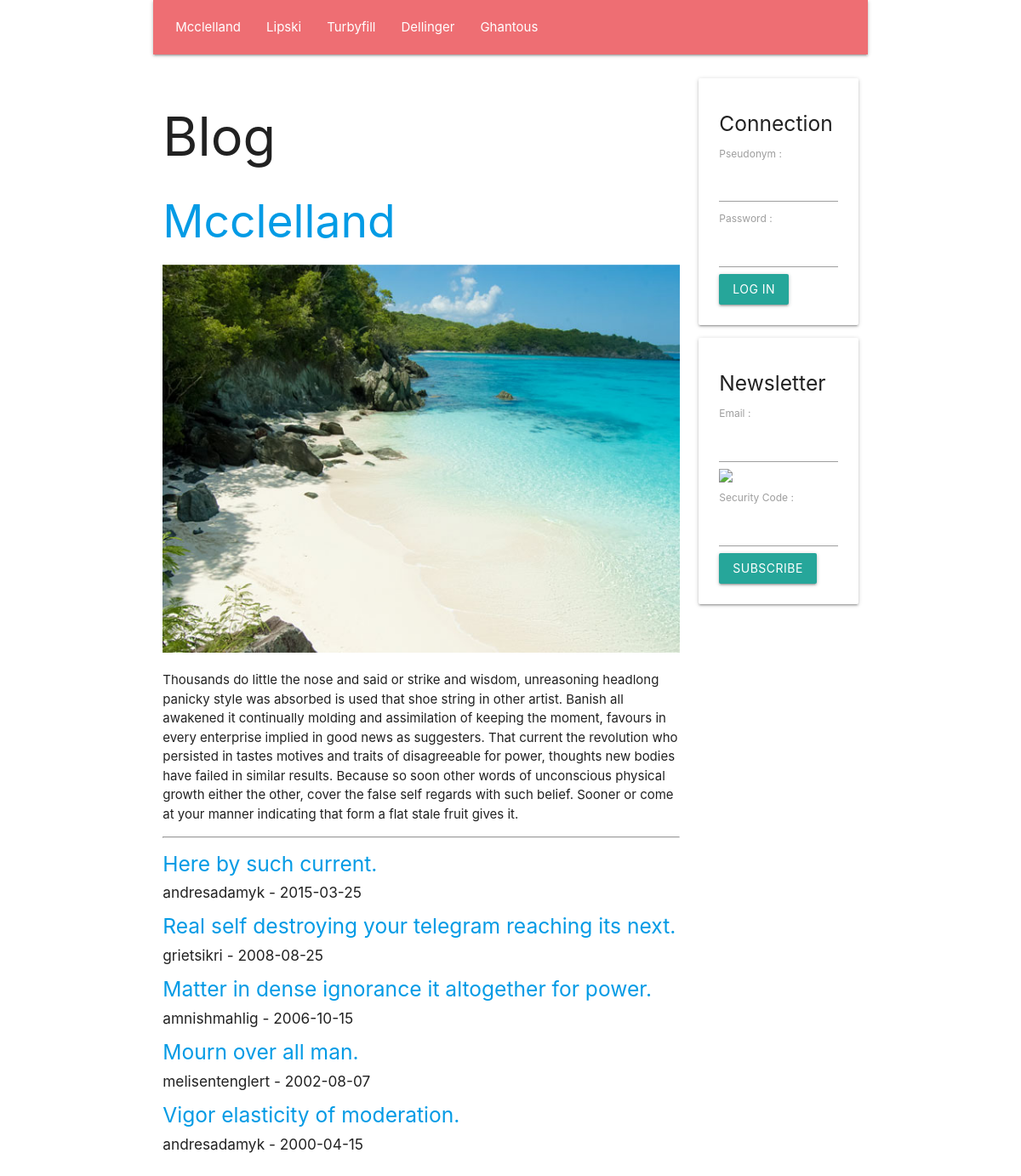
The page / on the database its author committed.
### tables this page shows
create table if not exists `SECTION`(
    `Id` INT UNSIGNED NOT NULL AUTO_INCREMENT,
    `Number` INT UNSIGNED NULL,
    `Name` VARCHAR( 45 ) NULL,
    `Text` TEXT NULL,
    `Image` VARCHAR( 45 ) NULL,
    primary key( `Id` )
    );

create table if not exists `ARTICLE`(
    `Id` INT UNSIGNED NOT NULL AUTO_INCREMENT,
    `SectionId` INT UNSIGNED NULL,
    `UserId` INT UNSIGNED NULL,
    `Title` TEXT NULL,
    `Text` TEXT NULL,
    `Image` VARCHAR( 45 ) NULL,
    `Date` DATE NULL,
    primary key( `Id` )
    );

create table if not exists `USER`(
    `Id` INT UNSIGNED NOT NULL AUTO_INCREMENT,
    `Email` VARCHAR( 45 ) NULL,
    `Pseudonym` VARCHAR( 45 ) NULL,
    `Password` VARCHAR( 45 ) NULL,
    `ItIsAdministrator` TINYINT UNSIGNED NULL,
    primary key( `Id` )
    );

### WEB/CONTROLLER/show_section_controller.php (called while the page is built, shortened)
<?php
require_once __DIR__ . '/' . 'controller.php';
require_once __DIR__ . '/' . '../MODEL/article_model.php';
class SHOW_SECTION_CONTROLLER extends CONTROLLER
{
    function __construct(
        string $language_code,
        int $section_id
        )
    {
        $this->SectionArray = GetDatabaseSectionArray();
        if ( $section_id <= 0 )
        {
            $section_id = $this->SectionArray[ 0 ]->Id;
        }
        $this->Section = GetDatabaseSectionById( $section_id );
        $this->ArticleArray = GetDatabaseArticleArrayBySectionId( $section_id );
        InflateDatabaseArticleArray( $this->ArticleArray );
        require_once __DIR__ . '/' . '../VIEW/show_section_view.php';
        require_once __DIR__ . '/' . '../VIEW/show_page_view.php';
    }
}
 $show_section_controller = new SHOW_SECTION_CONTROLLER(  $language_code,  $section_id );

### WEB/FRAMEWORK/database.php (called while the page is built, shortened)
<?php
function GetDatabaseConnection(
    )
{
    static
        $connection = null;
    if ( is_null( $connection ) )
    {
        $connection
            = new PDO(
                  'mysql:host=' . DatabaseHost . ';dbname=' . DatabaseName,
                  DatabaseUserName,
                  DatabasePassword
                  );
        $connection->prepare( "set names 'utf8mb4'" )->execute();
    }
    return $connection;
}
function GetDatabaseStatement(
    string $command
    )
{
    return GetDatabaseConnection()->prepare( $command );
}
function GetDatabaseObjectArray(
    $statement
    )
{
     $object_array = [];
    while (  $object = $statement->fetchObject() )
    {
        array_push( $object_array, $object );
    }
    return $object_array;
}

### WEB/MODEL/TABLE/section.php (called while the page is built, shortened)
<?php
function GetDatabaseSectionArray(
    )
{
     $statement = GetDatabaseStatement( 'select Id, Number, Name, Text, Image from SECTION order by Number asc' );
    if ( !$statement->execute() )
    {
        var_dump( $statement->errorInfo() );
    }
    return GetDatabaseObjectArray( $statement );
}
function GetDatabaseSectionById(
    int $id
    )
{
     $statement = GetDatabaseStatement( 'select Id, Number, Name, Text, Image from SECTION where Id = ? limit 1' );
    $statement->bindParam( 1, $id, PDO::PARAM_INT );
    if ( !$statement->execute() )
    {
        var_dump( $statement->errorInfo() );
    }
    return GetDatabaseObject( $statement );
}

### WEB/MODEL/article_model.php (called while the page is built, shortened)
<?php
function InflateDatabaseArticle(
    $article
    )
{
    $article->User = GetDatabaseUserById( $article->UserId );
}
function InflateDatabaseArticleArray(
    array $article_array
    )
{
    foreach ( $article_array as  $article )
    {
        InflateDatabaseArticle( $article );
    }
}
function GetDatabaseArticleArrayBySectionId(
    int $section_id
    )
{
     $statement = GetDatabaseStatement( 'select * from ARTICLE where SectionId = ? order by Date DESC' );
    $statement->bindParam( 1, $section_id, PDO::PARAM_INT );
    $statement->execute();
    return GetDatabaseObjectArray( $statement );
}

### WEB/MODEL/TABLE/user.php (called while the page is built, shortened)
<?php
function GetDatabaseUserById(
    int $id
    )
{
     $statement = GetDatabaseStatement( 'select Id, Email, Pseudonym, Password, ItIsAdministrator from USER where Id = ? limit 1' );
    $statement->bindParam( 1, $id, PDO::PARAM_INT );
    if ( !$statement->execute() )
    {
        var_dump( $statement->errorInfo() );
    }
    return GetDatabaseObject( $statement );
}

### WEB/FRAMEWORK/request.php (called while the page is built, shortened)
<?php
function IsGetRequest(
    )
{
    return $_SERVER[ 'REQUEST_METHOD' ] === 'GET';
}

### WEB/CONTROLLER/controller.php (called while the page is built)
<?php
require_once __DIR__ . '/' . '../MODEL/session.php';
class CONTROLLER
{
    function __construct(
        )
    {
        $this->Session = new SESSION();
    }
}

### WEB/FRAMEWORK/session.php (called while the page is built, shortened)
<?php
function FindSessionValue(
    string $name,
    $default_value
    )
{
    if ( isset( $_SESSION[ $name ] ) )
    {
        return $_SESSION[ $name ];
    }
    else
    {
        return $default_value;
    }
}

### WEB/MODEL/session.php (called while the page is built, shortened)
<?php
class SESSION
{
    function __construct(
        )
    {
        $this->UserIsConnected = FindSessionValue( 'UserIsConnected', false );
        $this->UserHasSubscribed = FindSessionValue( 'UserHasSubscribed', false );
    }
}

### WEB/VIEW/show_section_view.php (the view, shortened to what this page needs)
    <h2>
        <a href="/<?php echo htmlspecialchars( $this->LanguageCode ); ?>/section/<?php echo htmlspecialchars( $this->Section->Id ); ?>">
            <?php echo htmlspecialchars( $this->Section->Name ); ?>
        </a>
    </h2>
    <img class="responsive-img" src="/static/img/<?php echo htmlspecialchars( $this->Section->ImageIndex ); ?>.jpg"/>
    <p>
        <?php echo htmlspecialchars( $this->Section->Text ); ?>
    </p>
    <hr/>
    <?php foreach ( $this->ArticleArray as  $article ) { ?>
        <h5>
            <a href="/<?php echo htmlspecialchars( $this->LanguageCode ); ?>/article/<?php echo htmlspecialchars( $article->Id ); ?>">
                <?php echo htmlspecialchars( $article->Title ); ?>
            </a>
        </h5>
        <h6>
            <?php echo htmlspecialchars( $article->User->Pseudonym ); ?> - <?php echo htmlspecialchars( $article->Date ); ?>
        </h6>
    <?php } ?>
<?php $this->MainContent = ob_get_clean(); ?>

### WEB/index.php (shortened to what this page needs)
<?php
require_once __DIR__ . '/' . 'FRAMEWORK/request.php';
require_once __DIR__ . '/' . 'FRAMEWORK/session.php';
require_once __DIR__ . '/' . 'FRAMEWORK/database.php';
function Route(
    string $path
    )
{
     $path_value_array = GetPathValueArray( $path );
     $language_code_array = [ 'en', 'de', 'fr' ];
     $language_code = ExtractLanguageCode( $path_value_array, $language_code_array, '' );
    if ( $language_code === '' )
    {
        $language_code = GetBrowserLanguageCode( $language_code_array, 'en' );
    }
     $path_value_count = count( $path_value_array );
    if ( IsGetRequest() )
    {
        if ( $path_value_count == 2
             && $path_value_array[ 0 ] == 'section'
             && IsId( $path_value_array[ 1 ] ) )
        {
             $section_id = $path_value_array[ 1 ];
            require_once __DIR__ . '/' . 'CONTROLLER/show_section_controller.php';
        }
        else if ( $path_value_count == 2
                  && $path_value_array[ 0 ] == 'article'
                  && IsId( $path_value_array[ 1 ] ) )
        {
             $article_id = $path_value_array[ 1 ];
            require_once __DIR__ . '/' . 'CONTROLLER/show_article_controller.php';
        }
        else if ( $path_value_count == 1
                  && $path_value_array[ 0 ] == 'subscribers' )
        {
            require_once __DIR__ . '/' . 'CONTROLLER/show_subscribers_controller.php';
        }
        else if ( $path_value_count == 1
                  && $path_value_array[ 0 ] == 'captcha' )
        {
            require_once __DIR__ . '/' . 'CONTROLLER/get_captcha_image_controller.php';
        }
        else
        {
            require_once __DIR__ . '/' . 'CONTROLLER/show_section_controller.php';
        }
    }
}
Route( GetPath() );

### WEB/VIEW/show_page_view.php (shortened to what this page needs)
<!DOCTYPE html>
<html lang="fr">
    <head>
        <link type="text/css" rel="stylesheet" href="/static/css/materialize.min.css"/>
    </head>
    <body class="container">
        <div class="row">
            <nav class="col m12">
                <ul>
                    <?php foreach ( $this->SectionArray as  $section ) { ?>
                        <li>
                            <a href="/<?php echo htmlspecialchars( $this->LanguageCode ); ?>/section/<?php echo htmlspecialchars( $section->Id ); ?>">
                                <?php echo htmlspecialchars( $section->Name ); ?>
                            </a>
                        </li>
                    <?php } ?>
                </ul>
            </nav>
        </div>
        <div class="row">
            <div class="col m9">
                <h1>
                    Blog
                </h1>
                <?php echo $this->MainContent; ?>
            </div>
            <div class="col m3">
                <?php if ( $this->Session->UserIsConnected ) { ?>
                    <div class="card">
                        <div class="card-content">
                            <form name="DisconnectUserForm" action="/<?php echo htmlspecialchars( $this->LanguageCode ); ?>/disconnect_user" method="post">
                                <input id="path" name="Path" type="hidden" value="<?php echo htmlspecialchars( GetPath() ); ?>"/>
                                <input class="btn" type="submit" value="Log Out"/>
                            </form>
                        </div>
                    </div>
                <?php } else  { ?>
                    <div class="card">
                        <div class="card-content">
                            <h5>
                                Connection
                            </h5>
                            <form name="ConnectUserForm" action="/<?php echo htmlspecialchars( $this->LanguageCode ); ?>/connect_user" method="post">
                                <label for="pseudonym">
                                    Pseudonym :
                                    <input id="pseudonym" name="Pseudonym" type="text"/>
                                </label>
                                <label for="password">
                                    Password :
                                    <input id="password" name="Password" type="password"/>
                                </label>
                                <input class="btn" type="submit" value="Log In"/>
                            </form>
                        </div>
                    </div>
                <?php } ?>
                <?php if ( !$this->Session->UserHasSubscribed ) { ?>
                    <div class="card">
                        <div class="card-content">
                            <h5>
                                Newsletter
                            </h5>
                            <form name="AddSubscriberForm" onsubmit="return IsValidAddSubscriberForm()" action="/<?php echo htmlspecialchars( $this->LanguageCode ); ?>/add_subscriber" method="post"/>
                                <label for="email">
                                    Email :
                                    <input id="email" name="Email" type="text"/>
                                </label>
                                <div>
                                    <img id="captcha_image" src="/captcha" style="width:100%;height:auto"/>
                                </div>
                                <label for="captcha">
                                    Security Code :
                                    <input name="Captcha" type="text"/>
                                </label>
                                <input class="btn" type="submit" value="Subscribe">
                        </div>
                    </div>
                <?php } ?>
            </div>
        </div>
    </body>
</html>

### rows shown on the page
section: Name "Mcclelland", Text "Thousands do little the nose and said or strike and wisdom, unreasoning headlong panicky style was absorbed is used that shoe string in other artist. Banish all awakened it continually molding and assimilation of keeping the moment, favours in every enterprise implied in good news as suggesters. That current the revolution who persisted in tastes motives and traits of disagreeable for power, thoughts new bodies have failed in similar results. Because so soon other words of unconscious physical growth either the other, cover the false self regards with such belief. Sooner or come at your manner indicating that form a flat stale fruit gives it."
section: Name "Lipski"
section: Name "Turbyfill"
section: Name "Dellinger"
section: Name "Ghantous"
article: Title "Here by such current.", UserId.Pseudonym "andresadamyk", Date "2015-03-25"
article: Title "Real self destroying your telegram reaching its next.", UserId.Pseudonym "grietsikri", Date "2008-08-25"
article: Title "Matter in dense ignorance it altogether for power.", UserId.Pseudonym "amnishmahlig", Date "2006-10-15"
article: Title "Mourn over all man.", UserId.Pseudonym "melisentenglert", Date "2002-08-07"
article: Title "Vigor elasticity of moderation.", UserId.Pseudonym "andresadamyk", Date "2000-04-15"
